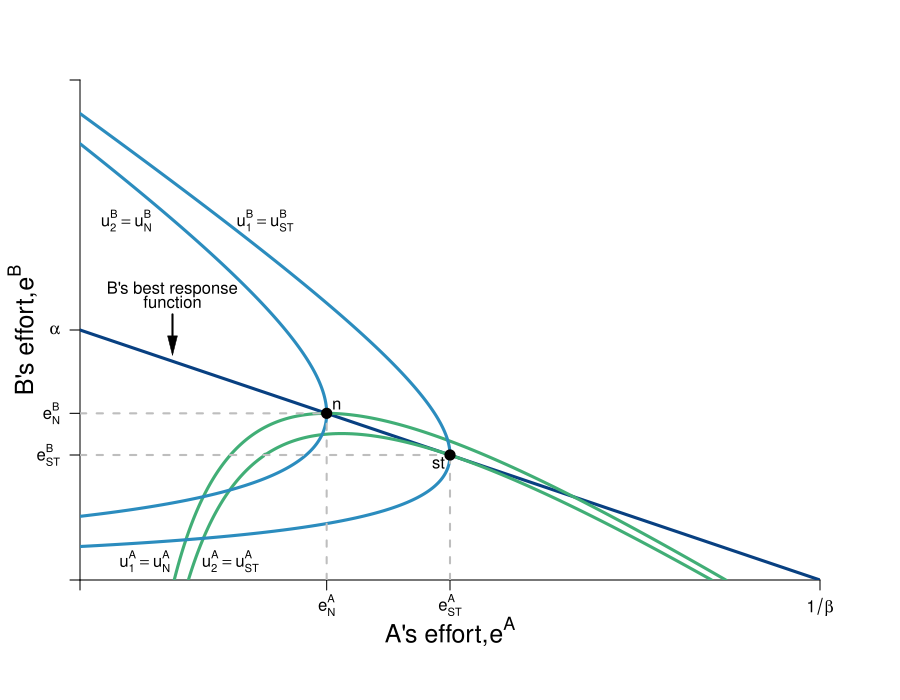

R code for this plot:
#Graph Designer: Simon Halliday & Madeleine Wettach '20
#Authors: Bowles, Foley and Halliday
#Title: Coordination, Conflict and Competition: A Text in Microeconomics

require(shape)
pdf(file = "coordination_failures/step_by_step_graphs_6/coord_stackelberg_step2.pdf", width = 9, height = 7)

#Set parameters for graphics
axislabelsize <- 1.5
graphlinewidth <- 3
segmentlinewidth <- 2

COL <- c("#7fc97f", "#beaed4", "#fdc086", "#ffff99", "#386cb0", "#f0027f", "#bf5b17", "#666666")
COLA <- c("#99d8c9","#66c2a4","#41ae76", "#238b45", "#005824")
COLB <- c("#4eb3d3", "#2b8cbe", "#0868ac","#084081")

par(mar =  c(6, 4, 4, 4))

uA <- function(ea, eb, alpha = 16, beta = 1/32) {
  alpha*(1 - beta*eb)*ea - 0.5*(ea)^2
}

uB <- function(ea, eb, alpha = 16, beta = 1/32) {
  alpha*(1 - beta*ea)*eb - 0.5*(eb)^2
}

brfB <- function(ea, alpha = 16, beta = 1/32) {
  alpha*(1 - beta*ea)
}

brfA <- function(ea, alpha = 16, beta = 1/32) {
  (alpha - ea)/(alpha * beta)
}

brfPE <- function(ea, alpha = 16, beta = 1/12) {
  alpha*(1 - beta*ea)
}

indiffeA <- function(ea, alpha = 16, beta = 1/48, uA = 46.08) {
  1/beta - (0.5*ea)/(alpha*beta) - uA/(alpha*beta*ea)
}

indiffB <- function(eb, alpha = 16, beta = 1/48, uB = 46.08) {
  (alpha*eb - uB - 0.5*eb^2)/(alpha*beta*eb)
}

indiffB2 <- function(ea, alpha = 16, beta = 1/48, uB = 46.08) {
  sqrt(alpha^2*(beta*ea - 1)^2 - 2*uB) - alpha*beta*ea + alpha
}

indiffB3 <- function(ea, alpha = 16, beta = 1/48, uB = 46.08) {
  -sqrt(alpha^2*(beta*ea - 1)^2 - 2*uB) - alpha*beta*ea + alpha
}


#Input into Wolfram Alpha: solve for x y = 1/b - (0.5*x)/(a*b) - u/(a*b*x)

# indiffAlowB <- function(eb, alpha = 16, beta = 1/24, uA = 46.08) {
#   0.5*(-sqrt((2*alpha*beta*eb - 2*alpha)^2 - 8*uA)) - 2*alpha*beta*eb + 2*alpha
# }
# 
# indiffAlow <- function(ea, alpha = 16, beta = 1/24, uA = 46.08) {
#   0.5*(-sqrt((2*alpha*beta*ea - 2*alpha)^2 - 8*uA)) - 2*alpha*beta*ea + 2*alpha
# }
# 
# indiffAgain <- function(ea, alpha = 16, beta = 1/24, uA = 46.08) {
#   (-2*alpha*ea +2*uA + ea^2 )/ ( 2 * alpha * beta * ea)
# }

xlims <- c(0, 32)
ylims <- c(0, 32)

npts <- 501 
x <- seq(xlims[1], xlims[2], length.out = npts)
y <- seq(ylims[1], ylims[2], length.out = npts) 
a <- c(56.88889, 64)
b <- c(32, 56.88889)

plot(0, 0, xlim = xlims, ylim = ylims, type = "n",
     xlab = expression(paste("")),
     ylab = expression(paste("")), 
     xaxt = "n", 
     yaxt = "n", 
     cex.lab = axislabelsize, 
     bty = "n",
     xaxs="i", 
     yaxs="i")

# ticksy <- seq(from = 0, to = ylims[2], by = 2)
# ylabels <- seq(from = 0, to = ylims[2], by = 2)
# ticksx <- seq(from = 0, to = xlims[2], by = 2)
# xlabels <- seq(from = 0, to = xlims[2], by = 2)
ticksy <- c(0, 8, 10.66667, 16, 32)
ylabels <- c(NA, expression(paste(e[ST]^{B})), expression(paste(e[N]^{B})), expression(paste(alpha)), NA)
ticksx <- c(0, 10.66667, 16, 32)
xlabels <- c(NA, expression(paste(e[N]^{A})), expression(paste(e[ST]^{A})), expression(1/paste(beta)))


axis(1, at = ticksx, pos = 0, labels = xlabels)
axis(2, at = ticksy, pos = 0, labels = ylabels, las = 1)

npts <- 500 
xx1 <- seq(xlims[1], xlims[2], length.out = npts)


#I need something like xx1 with npts for 
# xpoly1 <- seq(from = 4.1, to = 9.6, length.out = 500)
# ypoly1 <- indiffA(xpoly1, uA = 46.08, alpha = 16, beta = 1/24)
# ypoly2 <- indiffB3(xpoly1, uB = 46.08, alpha = 16, beta = 1/24)
# polygon(x = c(xpoly1, rev(xpoly1)), y = c(ypoly1, rev(ypoly2)), col=COL[4], density=NULL, border = NA)

# segments(16, 0,  13.71429, 11.42857, lty = 2, col = "gray" , lwd = segmentlinewidth)
# segments( 0, 11.42857,  13.71429, 11.42857, lty = 2, col = "gray" , lwd = segmentlinewidth)
# points(13.71429, 11.42857, pch = 16, col = "black", cex = 1.5)
# text(14.2, 12, expression(paste("st")))



#lines(xx1, brfA(xx1, alpha = 16, beta = 1/32), col = COLA[4], lwd = graphlinewidth, lty = 2)
lines(xx1, brfB(xx1, alpha = 16, beta = 1/32), col = COLB[4], lwd = graphlinewidth)


#persp(x, y, outer(x, y, u), ticktype="detailed") 
contour(y, x, 
        outer(x, y, uA),
        #labels = c("v1", "v2", "v3"),
        drawlabels = FALSE,
        col = COLA[3],
        #xlab = expression(paste("A's Apples, ", x)),
        #ylab = expression(paste("A's Oranges, ", y)),
        #cex.lab = axislabelsize,
        lwd = graphlinewidth,
        levels = a, 
        xaxs="i", 
        yaxs="i", 
        add = TRUE) 

mtext(expression(paste("A's effort,", e^A)), side=1, line = 2.5, cex = axislabelsize)
text(-2.5, 16, expression(paste("B's effort,", e^B)), xpd = TRUE, cex = axislabelsize, srt = 90) 

#Add arrows:
#arrows(-0.8, 10, -0.8, 14, xpd = TRUE, length=0.1,angle=40,lwd=3)
#arrows(6.2, -1.7, 9, -1.7, xpd = TRUE, length=0.1,angle=40,lwd=3)


contour(x, y, 
        outer(x, y, uB),
        #labels = c("v1", "v2", "v3"),
        drawlabels = FALSE,
        col = COLB[2],
        #xlab = expression(paste("")),
        #ylab = expression(paste("")),
        lwd = graphlinewidth,
        levels = b, 
        add = TRUE
        #xaxs="i", 
        #yaxs="i"
) 


#segments(4.11765, 6.17647, 5.88, 8.88, lty = 1, col = COL[2] , lwd = graphlinewidth)
#text(7.3, 3, expression("Pareto Efficient"))
#text(7.3, 2.5, expression("Curve"))
#Arrows(7.3, 3.5, 7.3, 6.1, col = "black", lty = 1, lwd = 2, arr.type = "triangle", arr.lwd = 0.5)

#Label the iso-welfare functions for the HG, Aisha
text(2.8, 1.2, expression(u[1]^A==u[N]^{A}))
text(6.5, 1.2, expression(u[2]^A==u[ST]^{A}))
# text(5.5, 1.5, expression(u[3]^A))
#text(6.6, 8.3, expression(u[4]^A))

#Label the indifference curves for the HG, Betty
text(2, 23, expression(u[2]^B==u[N]^{B}))
text(8, 23, expression(u[1]^B==u[ST]^{B}))
# text(6, 17, expression(u[3]^B))
#text(3.4, 6.9, expression(v[4]^B))

#Label point i. 
segments(10.66667, 0,  10.66667, 10.66667, lty = 2, col = "gray", lwd = segmentlinewidth)
segments( 0, 10.66667,  10.66667, 10.66667, lty = 2, col = "gray", lwd = segmentlinewidth)
points(10.66667, 10.66667, pch = 16, col = "black", cex = 1.5)
#text(13, 13, expression(paste("Nash Equilibrium")))
text(11.1, 11.2, expression(paste("n")))

#Annotate Pareto Efficient Curve and relevant points
#segments(8, 6, 6, 8, lty = 1, col = COL[2] , lwd = graphlinewidth)
#points(6, 8, pch = 16, col = "black", cex = 1.5)
#text(6, 8.5, expression(paste("g")))

#points(8, 6, pch = 16, col = "black", cex = 1.5)
#text(7, 7.5, expression(paste("i")))

#points(7, 7, pch = 16, col = "black", cex = 1.5)
#text(8, 6.5, expression(paste("f")))

#points(5.84, 8.77, pch = 16, col = "black", cex = 1.5)

#B's brf
text(4, 18.6, expression(paste("B's best response")))
text(4, 17.8, expression(paste("function")))
Arrows(4, 17, 4, 15, col = "black", lty = 1, lwd = 2, arr.type = "triangle", arr.lwd = 0.5)

#A's brf
# text(15.5, 4, expression(paste("A's best response")))
# text(15.5, 3.5, expression(paste("function")))
# Arrows(15.5, 3, 15.5, 1.5, col = "black", lty = 1, lwd = 2, arr.type = "triangle", arr.lwd = 0.5)

segments(16, 0,  16, 8, lty = 2, col = "gray", lwd = segmentlinewidth)
segments( 0, 8,  16, 8, lty = 2, col = "gray", lwd = segmentlinewidth)
points(16, 8, pch = 16, col = "black", cex = 1.5)
text(15.5, 7.5, expression(paste("st")))


dev.off()
